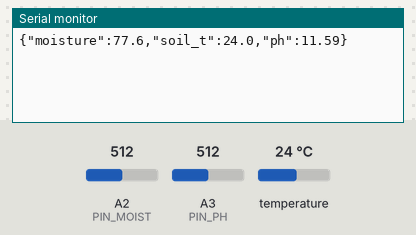
This sketch was run on a simulated Arduino Uno, built with avr-gcc and run on an emulated ATmega328P. On the bench: the last lines printed to the serial monitor. The inputs (shaded band) are chosen by the test bench; at power-on: temperature 24 °C, A2 (PIN_MOIST) = 512, A3 (PIN_PH) = 512.

Above: at 1.2 s.
1.3 s: temperature set to 12 °C
2.8 s: A2 (PIN_MOIST) set to 716
At 4.2 s:
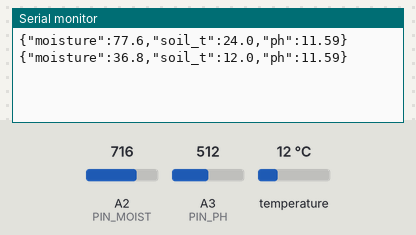
4.3 s: A3 (PIN_PH) set to 716
5.8 s: temperature set to 19 °C
At 7.1 s:
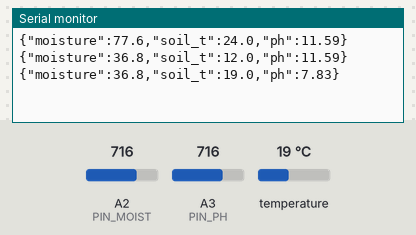
7.3 s: A2 (PIN_MOIST) set to 900
8.8 s: A3 (PIN_PH) set to 900
At 10.8 s:
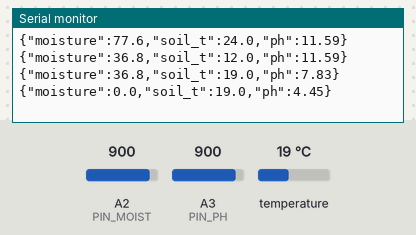
Timing chart, 0 to 11.3 s (numbered marks = the images above; inputs shaded):
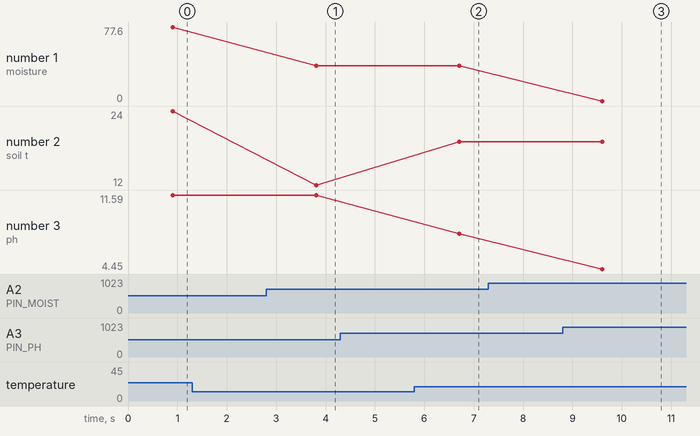

Measured:
- after the input at 2.8 s, the serial monitor: prints a new line after 1.0 s (image 1)
- after the input at 5.8 s, the serial monitor: prints a new line after 0.91 s (image 2)
- after the input at 8.8 s, the serial monitor: prints a new line after 0.80 s (image 3)
- plotted number 1: 77.6 → 36.8 after the input at 2.8 s
- plotted number 2: 12 → 19 after the input at 5.8 s
- plotted number 3: 7.83 → 4.45 after the input at 8.8 s

The sketch:

sketch.ino
```cpp
// Arkrishitech sensor node - USB serial JSON stream for the browser dashboard.
#include <OneWire.h>
#include <DallasTemperature.h>
// Wire only after checking your exact sensor-board pinout. UNO Q MCU pins are 3.3V logic; NEVER feed 5V into analog pins.

const int PIN_MOIST = A2;      // capacitive soil moisture analog output
const int PIN_PH    = A3;      // pH interface analog output; requires 2-point calibration
const int PIN_DS18  = 2;       // DS18B20 data, 4.7k pull-up to 3.3V
int RAW_DRY = 900, RAW_WET = 400; // calibrate in your own soil/air and saturated medium
float PH_SLOPE = -5.7, PH_OFFSET = 21.0; // placeholders: calibrate with pH 4 and 7 buffers
OneWire ow(PIN_DS18); DallasTemperature ds(&ow);
float avgRead(int pin) { long sum=0; for(int i=0;i<16;i++){sum+=analogRead(pin);delay(4);} return sum/16.0; }
void setup(){ Serial.begin(115200); ds.begin(); while(!Serial && millis()<3000){} }
void loop(){
  float raw=avgRead(PIN_MOIST);
  float moisture=constrain((RAW_DRY-raw)/(float)(RAW_DRY-RAW_WET)*100.0,0,100);
  ds.requestTemperatures(); float soilT=ds.getTempCByIndex(0);
  bool tempValid = soilT >= -20 && soilT <= 60;
  float volts=avgRead(PIN_PH)*3.3/1023.0; float ph=constrain(PH_SLOPE*volts+PH_OFFSET,0,14);
  Serial.print("{\"moisture\":");Serial.print(moisture,1);
  Serial.print(",\"soil_t\":"); if(tempValid) Serial.print(soilT,1); else Serial.print("null");
  Serial.print(",\"ph\":");Serial.print(ph,2);Serial.println("}");
  delay(2000);
}
```
